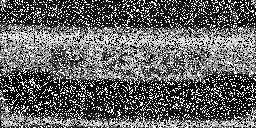
#> input picture car2.png, 256 x 128 px
$ python recovery_by_median.py
#> lines starting #> are read from the running program, lines starting #| are printed output that depends on the picture
import cv2
import numpy as np
image = cv2.imread('car2.png')
#> image is the input picture: shape (128, 256, 3); min 0, max 255, mean 99.8
median = cv2.medianBlur(image, 5)
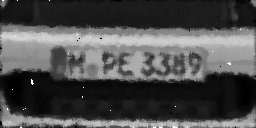
#> median: shape (128, 256, 3); min 0, max 255, mean 77.7
median1 = cv2.medianBlur(median, 9)
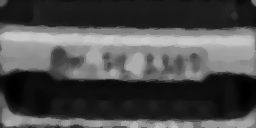
#> median1: shape (128, 256, 3); min 0, max 204, mean 76.9
sharp = median + (median - median1)
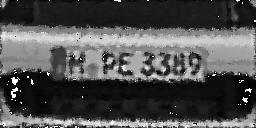
#> sharp: shape (128, 256, 3); min 0, max 255, mean 80.2

cv2.imshow('Original Image', image)
cv2.waitKey(0)
cv2.imshow('Blurred Image', median)
cv2.waitKey(0)
cv2.imshow('Sharpened Image', sharp)
cv2.waitKey(0)
